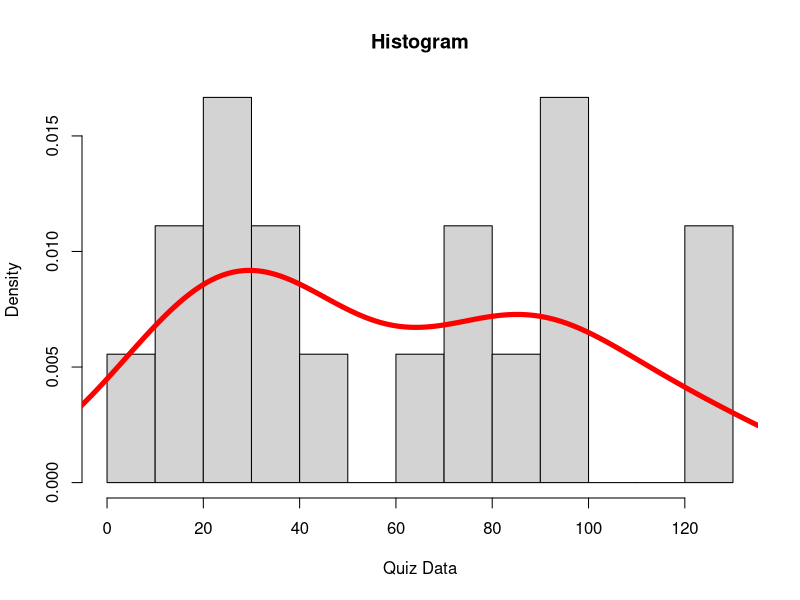

This chart was generated by the following R code:
## ---- chunk 1
quiz_data=c(37, 86, 79, 95, 61, 93, 19, 98, 121, 26, 39, 11, 26, 75, 29,130, 42, 8)
hist(quiz_data, xlab='Quiz Data', main='Histogram', breaks=10, freq=F)
lines(density(quiz_data), col='red', lwd=5)
